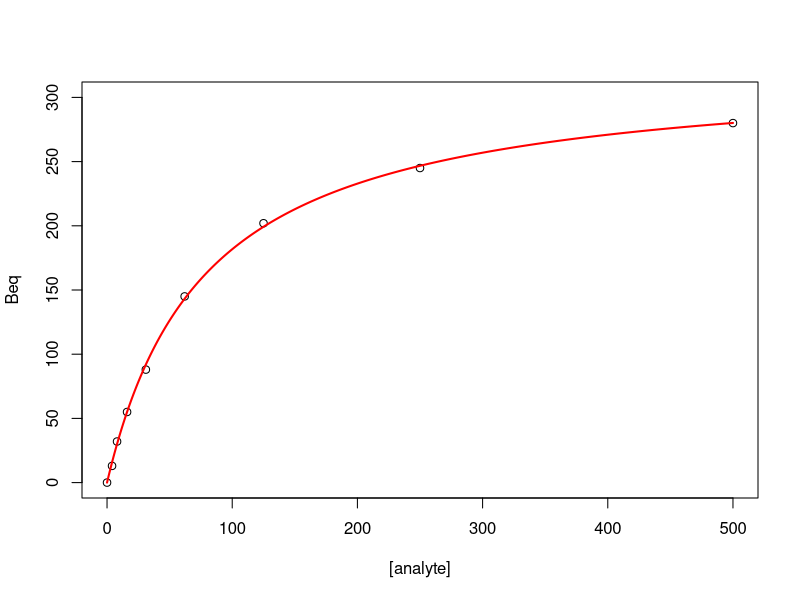

Here is the R script that generated this plot:
#------------------------------------------------------------------------------------------------------------------
#                                    ~~ Deriving KD by equilibrium analysis ~~
#------------------------------------------------------------------------------------------------------------------
# This R script provides code for fitting a non linear model to the relationship between Beq and analyte concentration
# in order to derive the KD of a reaction. 

# Create vectors for the concentration variable and corresponding Beq values. The first value should be 0 
# for both variables 
# The following values are simply examples
c <- c(0,4,8,16,31,62,125,250,500)
Beq <- c(0, 13, 32, 55, 88, 145, 202, 245, 280)

#Plot the data 
plot(c,Beq, ylim = c(0,300),xlab="[analyte]", ylab="Beq")
      #the "xlim" is set to best visualise the example data
      #choose which range of X-values are most suitable to visualise the data being analysed.   

#Create a fit for the curve using the non-linear regression function 
fit <- nls(Beq ~ Bmax * (c/(KD +c)), start = list(Bmax = 350 , KD = 150))
      #Starting values, or estimations, must be set for the parameters in the command "start=list()".
      #The values set must be within a reasonable range for the potential parameter values. 
      #Otherwise the model algorithm will not be able to converge and an error message will be received. 
      #These estimations are naturally specific to the data being analysed.   

#Create a data frame of the values of "c" for which to get predictions of the fit.   
new.data <- data.frame(c = seq(min(c),max(c),len = 500)) 
      #Adjust "len" according to the highest analyte concentration of the data being analysed.                              


#Visualise the modeled fit in the plot.
lines(new.data$c,predict(fit,newdata = new.data), col = "red", lwd = "2")

#View the estimated values of the parameters.
summary(fit)
